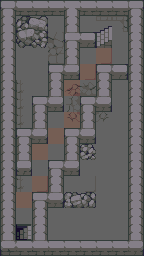

This is a level from a 2D game, rendered from its Tiled map with the project's own tilesets. A one-line summary and the map file follow, with tile-layer data summarised:
An orthogonal 9x16 tile map with 16x16 px tiles, 3 tile layers (Kachelebene 1, Schlucht, graphics), 4 tilesets and 20 objects.

<map version="1.0" tiledversion="1.1.6" orientation="orthogonal" renderorder="right-down" width="9" height="16" tilewidth="16" tileheight="16" infinite="0" nextobjectid="115">
 <tileset firstgid="1" name="tiles_dungeon_v1.1" tilewidth="16" tileheight="16" tilecount="480" columns="20">
  <image source="tiles_dungeon_v1.1.png" width="320" height="384" />
 </tileset>
 <tileset firstgid="481" name="tiles_dungeon_v1.1" tilewidth="16" tileheight="16" tilecount="480" columns="20">
  <image source="tiles_dungeon_v1.1.png" width="320" height="384" />
 </tileset>
 <tileset firstgid="961" name="tiles_dungeon_v1.1" tilewidth="16" tileheight="16" tilecount="480" columns="20">
  <image source="tiles_dungeon_v1.1.png" width="320" height="384" />
 </tileset>
 <tileset firstgid="1441" name="tiles_dungeon_v1.1" tilewidth="16" tileheight="16" tilecount="480" columns="20">
  <image source="tiles_dungeon_v1.1.png" width="320" height="384" />
 </tileset>
 <layer name="Kachelebene 1" width="9" height="16">
  <data>[144 cells, 144 non-empty, 28 distinct tile ids]</data>
 </layer>
 <layer name="Schlucht" width="9" height="16">
  <data>[144 cells, 2 non-empty, 1 distinct tile ids]</data>
 </layer>
 <layer name="graphics" width="9" height="16">
  <data>[144 cells, 14 non-empty, 12 distinct tile ids]</data>
 </layer>
 <objectgroup name="Schlucht" visible="0" />
 <objectgroup name="Stein, TreppeRunter" visible="0">
  <object id="2" x="0" y="16" width="16" height="240" />
  <object id="3" x="16" y="240" width="128" height="16" />
  <object id="84" x="16" y="224" width="16" height="16" />
  <object id="90" x="32" y="192" width="16" height="48" />
  <object id="91" x="48" y="160" width="16" height="48" />
  <object id="92" x="64" y="128" width="16" height="48" />
  <object id="93" x="80" y="96" width="16" height="48" />
  <object id="94" x="96" y="64" width="16" height="48" />
  <object id="96" x="16" y="128" width="16" height="48" />
  <object id="97" x="32" y="96" width="16" height="48" />
  <object id="98" x="48" y="64" width="16" height="48" />
  <object id="99" x="64" y="32" width="16" height="48" />
  <object id="107" x="0" y="0" width="144" height="16" />
  <object id="108" x="128" y="16" width="16" height="224" />
  <object id="109" x="64" y="16" width="16" height="16" />
  <object id="110" x="112" y="64" width="16" height="16" />
  <object id="111" x="16" y="16" width="32" height="32" />
  <object id="112" x="80" y="144" width="16" height="16" />
  <object id="113" x="64" y="192" width="32" height="16" />
  <object id="114" x="80" y="32" width="16" height="16" />
 </objectgroup>
 <objectgroup name="Sonstiges" visible="0" locked="1" />
</map>
